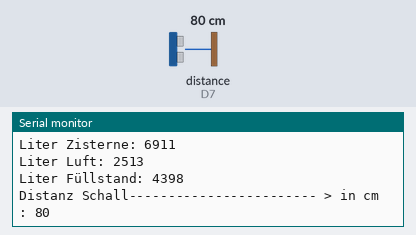
Bench run of a program on a simulated ESP8266 (Wemos D1 mini). Shown: the last lines printed to the serial monitor. Wiring (inferred from the names in the program): ultrasonic range finder: trigger D6; echo D7. The inputs (shaded band) are chosen by the test bench; at power-on: distance to the obstacle (sensor on D7) 80 cm. The echo pulse lasts 58.3 µs per cm; WiFi joins after 1.5 s; servers stay silent unless stated.

Above: at 2.7 s.
2.8 s: distance to the obstacle (sensor on D7) set to 2 cm
At 2.8 s:
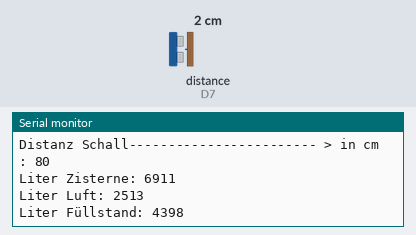
4.3 s: distance to the obstacle (sensor on D7) set to 4 cm
At 5.0 s:
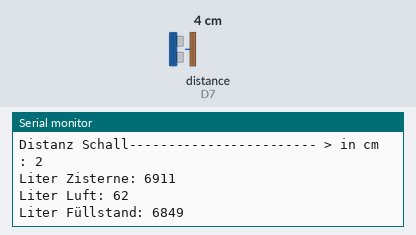
Timing chart, 0 to 7.3 s (numbered marks = the images above; inputs shaded):
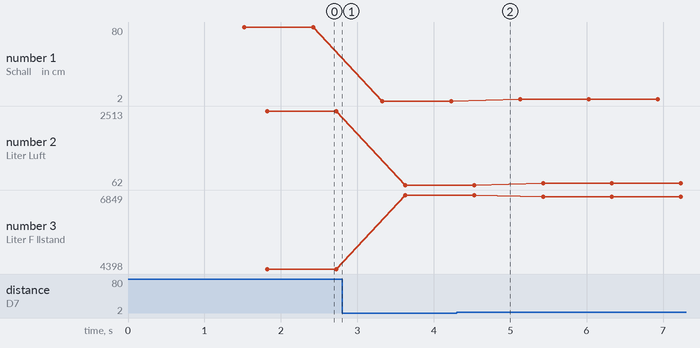

Measured:
- plotted number 1: 80 → 2 after the input at 2.8 s, 2 → 4 after the input at 4.3 s
- plotted number 2: 2513 → 62 after the input at 2.8 s, 62 → 125 after the input at 4.3 s
- plotted number 3: 4398 → 6849 after the input at 2.8 s, 6849 → 6786 after the input at 4.3 s

The program:

main.cpp
```cpp
/*
Quelle https://arduino-projekte.info/blogs/projekte/zisterne-fuellstandsanzeige?srsltid=AfmBOooX92uzrs9_x-6LpC01pBRju-faEiXiYulyaeVUsV0zWtvoDlNZ
Ultraschall Sensor: HC-SR04
*/

#include <ESP8266WiFi.h>

const char* ssid = "GLT1";
const char* password = "glt123456";

WiFiServer server(80);

/* Kabelbelegung
Art     Kabel       Steckerleiste
vcc     rot         3
trig    gelb D6     1
echo    weiss D7    2
gnd     schwarz     4
*/

// PINverwaltung
int trigger = D6;
int echo = D7;

// Variablen
int dauer = 0;
int distanz = 0;
int liter_zisterne = 0;
int liter_luft =0;
int liter_fuellstand =0;

// Variablen Zisterne
int zisterne_r = 100;
int zisterne_h = 220;

// ###################################################### SETUP
void setup() {
  Serial.begin(115200);
  delay(10);
  Serial.println();
  pinMode(trigger, OUTPUT);
  pinMode(echo, INPUT);
  // Connect to WiFi network
  WiFi.mode(WIFI_STA);
  Serial.println();
  Serial.println();
  Serial.print("Connecting to ");
  Serial.println(ssid);
  WiFi.begin(ssid, password);
  while (WiFi.status() != WL_CONNECTED) {
    delay(500);
    Serial.print(".");
  }
  Serial.println("");
  Serial.println("WiFi connected");
  // Start the server
  server.begin();
  Serial.println("Server started");
  // Print the IP address
  Serial.println(WiFi.localIP());
}

// ###################################################### LOOP
void loop() {
digitalWrite(trigger, LOW);
delayMicroseconds(2);
digitalWrite(trigger, HIGH);
delayMicroseconds(10);
digitalWrite(trigger, LOW);

dauer = pulseIn(echo, HIGH);
//Calculate the distance (in cm) based on the speed of sound.
distanz = dauer/58.2;
Serial.print("Distanz Schall------------------------ > in cm : "); Serial.println(distanz);

//Delay 50ms before next reading.
delay(300);

  String cmd;
  cmd += "";
  WiFiClient client = server.available();
  client.println("HTTP/1.1 200 OK");
  client.println();
  client.println("<!DOCTYPE html>");
  client.println("<html xmlns='http://www.w3.org/1999/xhtml'>");
  client.println("<head><meta charset='UTF-8'>");
  client.println("<title>Zisterne</title>");
  client.println("<meta http-equiv='refresh' content='5'>");
  client.println("</head><body>");
  client.println("<H2>Wasserstand Zisterne</H2>");
  client.println("<h3>");

    // Volumen Zisterne
    liter_zisterne = ((zisterne_r * zisterne_r) * zisterne_h * 3.1415926535)/1000;
    Serial.print("Liter Zisterne: "); Serial.println(liter_zisterne);
    liter_luft = ((zisterne_r * zisterne_r) * distanz * 3.1415926535)/1000;
    Serial.print("Liter Luft: "); Serial.println(liter_luft);
    liter_fuellstand = liter_zisterne - liter_luft;
    Serial.print("Liter Füllstand: "); Serial.println(liter_fuellstand);
    //client.print(distanz);
    Serial.println("");
    Serial.println("");
    client.print("<p> Füllstand ");
    client.print(liter_fuellstand);
    client.print(" Liter </p>");

    /*
// ################################################### 1
if (liter_fuellstand <= 200)
{
  client.print("<p> Füllstand unter 200 Liter &#x1F534;</p>");
}

// ################################################### 2
if (liter_fuellstand >= 201 && liter_fuellstand <= 2000)
{
  client.print("<p> Füllstand unter 2000 Liter</p>");
}

// ################################################### 2
if (liter_fuellstand >= 2001 && liter_fuellstand <= 4000)
{
  client.print("<p> Füllstand unter 4000 Liter</p>");
}

// ################################################### 2
if (liter_fuellstand >= 4001 && liter_fuellstand <= 7500)
{
  client.print("<p> Füllstand unter 7500 Liter</p>");
}

// ################################################### 2
if (liter_fuellstand >= 7501 && liter_fuellstand <= 8500)
{
  client.print("<p> Füllstand unter 8500 Liter</p>");
}

// ################################################### 2
if (liter_fuellstand >= 8501 && liter_fuellstand <= 9600)
{
  client.print("<p> Füllstand VOLL</p>");
}
*/
client.println("</h3> ");
client.println("<p>Seite aktualisiert sich alle 5 Sekunden!</p>");
client.println("<p>IP: ");client.println(WiFi.localIP());client.println("</p>");
client.println("<p>Kennung Sensor - MAC 44:17:93:0d:73:de - Hostname ESP-0D73DE</p>");
client.println("<p>coder 017620288404 - code@guggbyte.com</p>");

client.print("</body></html>");
delay(600);
}
```
